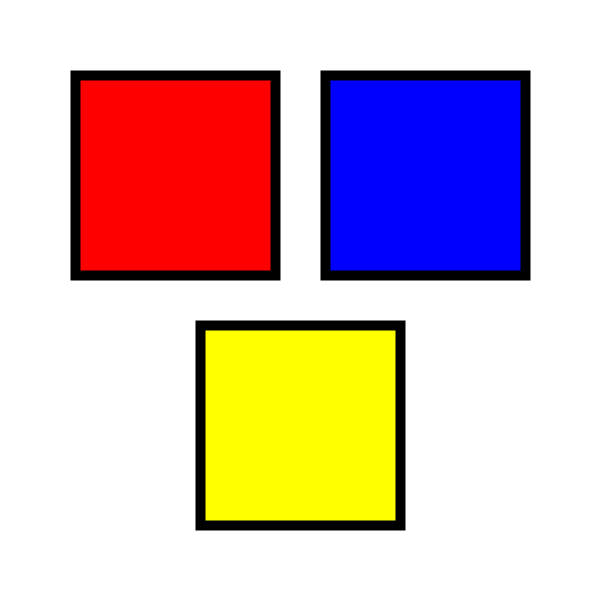
Frame 1 (no input)
Frame 60 (the mouse pressed at the canvas centre just before this capture): identical to frame 1, image omitted
Frame 120 (the mouse held since frame 60 and released just before this capture): identical to frame 1, image omitted

The Processing sketch that drew this single still picture (run headless with seeded random() and noise(); from frame 60 on, the mouse is pressed at the canvas centre):

// Processing sketch: changingColors
// ── changingColors.pde

color red = color(255, 0, 0);
color blue = color(0, 0, 255);
color yellow = color(255, 255, 0);

Square s1 = new Square(75, 75, 200, red);
Square s2 = new Square(325, 75, 200, blue);
Square s3 = new Square(200, 325, 200, yellow);



void setup() {
  size(600, 600);
  background(255);
  frameRate(30);
  surface.setTitle("change colors on mouse click");
}

void draw() {
  background(255);
  s1.display();
  s2.display();
  s3.display();
}

void mouseClicked() {
  
  if(s1.isInside(mouseX,mouseY)) {
    s1.changeColor(yellow);
    s2.changeColor(blue);
    s3.changeColor(red);    
  }
  
  if(s2.isInside(mouseX,mouseY)) {
    s1.changeColor(red);
    s2.changeColor(yellow);
    s3.changeColor(blue);    
  }
  
  if(s3.isInside(mouseX,mouseY)) {
    s1.changeColor(yellow);
    s2.changeColor(red);
    s3.changeColor(blue);    
  }
}

// ── square.pde
class Square{
  float xpos, ypos, size;
  color myColor;
  
  Square(float x, float y, float s, color c){
    xpos = x;
    ypos = y;
    size = s;
    myColor = c;
  }
  
  void display(){
    stroke(0);
    strokeWeight(10);
    fill(myColor);
    rect(xpos, ypos, size, size);
  }
  
  void changeColor(color newColor){
    myColor = newColor;
  }
  
  boolean isInside(float x, float y){
    boolean b = false;
    if(x >= xpos && x <= xpos+size && y>= ypos && y <= ypos+size) b = true;
    return b;
  }
    
}
